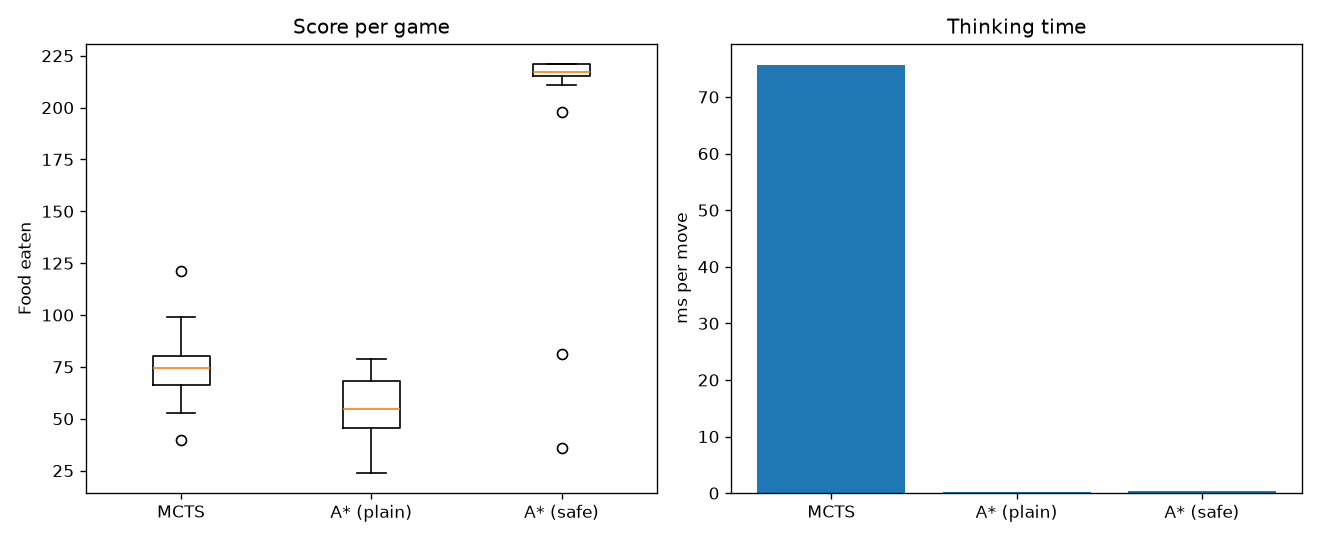

Python code for this plot:
"""
Compare the MCTS and A* snake agents.

Every agent plays the same games (same seeds, so the same food sequence as long
as the snakes make the same moves), and the script prints a summary table:

    python compare.py --games 10
    python compare.py --games 10 --plot compare.png   # also save a chart (needs matplotlib)
"""

import argparse
import csv
import statistics
from concurrent.futures import ProcessPoolExecutor

from snake_game import make_agent, play_game

AGENT_LABELS = {"mcts": "MCTS", "astar": "A* (plain)", "astar-safe": "A* (safe)"}


def run_one(job):
    name, seed, board_size, iterations, rollout_depth = job
    agent = make_agent(name, seed=seed, iterations=iterations, rollout_depth=rollout_depth)
    return name, seed, play_game(agent, seed, board_size)


def summarize(name, games):
    scores = [g["score"] for g in games]
    results = [g["result"] for g in games]
    return {
        "agent": AGENT_LABELS[name],
        "avg_score": statistics.mean(scores),
        "std_score": statistics.stdev(scores) if len(scores) > 1 else 0.0,
        "min_score": min(scores),
        "max_score": max(scores),
        "avg_steps": statistics.mean(g["steps"] for g in games),
        "ms_per_move": statistics.mean(g["ms_per_move"] for g in games),
        "died": results.count("died"),
        "looping": results.count("looping"),
        "won": results.count("won"),
    }


def print_table(rows, games):
    print(f"\nResults over {games} games per agent\n")
    print("| Agent | Avg score | Std | Min | Max | Avg steps | ms/move | Died | Looping | Won |")
    print("| --- | --- | --- | --- | --- | --- | --- | --- | --- | --- |")
    for r in rows:
        print(f"| {r['agent']} | {r['avg_score']:.1f} | {r['std_score']:.1f} | {r['min_score']} | {r['max_score']} "
              f"| {r['avg_steps']:.0f} | {r['ms_per_move']:.2f} | {r['died']} | {r['looping']} | {r['won']} |")


def plot(results, agents, path):
    import matplotlib
    matplotlib.use("Agg")
    import matplotlib.pyplot as plt

    labels = [AGENT_LABELS[a] for a in agents]
    fig, (ax1, ax2) = plt.subplots(1, 2, figsize=(11, 4.5))
    ax1.boxplot([[g["score"] for g in results[a]] for a in agents])
    ax1.set_xticks(range(1, len(agents) + 1), labels)
    ax1.set_title("Score per game")
    ax1.set_ylabel("Food eaten")

    ax2.bar(labels, [statistics.mean(g["ms_per_move"] for g in results[a]) for a in agents])
    ax2.set_title("Thinking time")
    ax2.set_ylabel("ms per move")
    fig.tight_layout()
    fig.savefig(path, dpi=120)
    print(f"\nSaved chart to {path}")


if __name__ == "__main__":
    parser = argparse.ArgumentParser(description="Compare MCTS and A* on the same games.")
    parser.add_argument("--agents", nargs="+", choices=list(AGENT_LABELS), default=list(AGENT_LABELS))
    parser.add_argument("--games", type=int, default=10)
    parser.add_argument("--seed", type=int, default=0, help="Seed of the first game; game i uses seed + i.")
    parser.add_argument("--board-size", type=int, default=15)
    parser.add_argument("--iterations", type=int, default=300, help="MCTS iterations per move.")
    parser.add_argument("--rollout-depth", type=int, default=30, help="MCTS rollout depth.")
    parser.add_argument("--jobs", type=int, default=None, help="Games to run in parallel (default: CPU count).")
    parser.add_argument("--csv", help="Save every game's result to this CSV file.")
    parser.add_argument("--plot", help="Save a comparison chart to this image file (needs matplotlib).")
    args = parser.parse_args()

    jobs = [(name, args.seed + i, args.board_size, args.iterations, args.rollout_depth)
            for name in args.agents for i in range(args.games)]
    results = {name: [] for name in args.agents}
    rows_out = []
    with ProcessPoolExecutor(max_workers=args.jobs) as pool:
        for name, seed, stats in pool.map(run_one, jobs):
            results[name].append(stats)
            rows_out.append({"agent": name, "seed": seed, **stats})
            print(f"{AGENT_LABELS[name]:<11} seed={seed:<4} score={stats['score']:<4} "
                  f"steps={stats['steps']:<5} {stats['result']:<8} {stats['ms_per_move']:.2f} ms/move")

    print_table([summarize(name, results[name]) for name in args.agents], args.games)

    if args.csv:
        with open(args.csv, "w", newline="") as f:
            writer = csv.DictWriter(f, fieldnames=["agent", "seed", "score", "steps", "result", "ms_per_move"])
            writer.writeheader()
            writer.writerows(rows_out)
        print(f"\nSaved per-game results to {args.csv}")

    if args.plot:
        plot(results, args.agents, args.plot)
